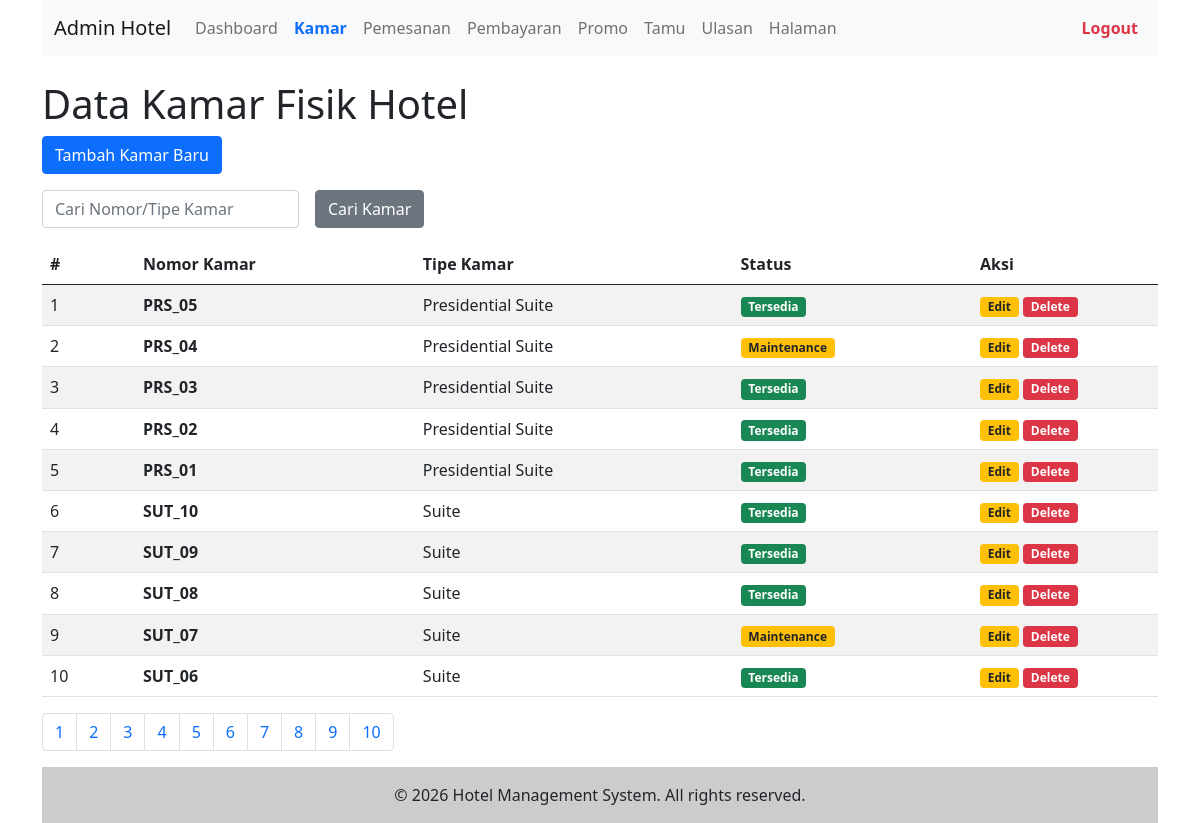
/admin/kamar.php (signed in), run on the app's committed database.
### tables this page shows
CREATE TABLE kamar (
    id_kamar INT AUTO_INCREMENT PRIMARY KEY,
    id_tipe INT NOT NULL,
    nomor_kamar VARCHAR(10) NOT NULL UNIQUE,
    status_kamar VARCHAR(20) NOT NULL DEFAULT 'Tersedia',
    FOREIGN KEY (id_tipe) REFERENCES tipe_kamar(id_tipe) ON DELETE RESTRICT
);

CREATE TABLE tipe_kamar (
    id_tipe INT AUTO_INCREMENT PRIMARY KEY,
    nama_tipe VARCHAR(50) NOT NULL,
    harga DECIMAL(12,2) NOT NULL,
    stok INT NOT NULL DEFAULT 0,
    fasilitas TEXT,
    foto VARCHAR(255) NULL  
);

### admin/kamar.php (the view, shortened to what this page needs)
<?php include("inc_header.php") ?>
<?php
$katakunci = (isset($_GET['katakunci'])) ? mysqli_real_escape_string($koneksi, $_GET['katakunci']) : "";
?>
<h1>Data Kamar Fisik Hotel</h1>
<p>
    <a href="kamar_input.php">
        <input type="button" class="btn btn-primary" value="Tambah Kamar Baru" />
    </a>
</p>
<form class="row g-3" method="get">
    <div class="col-auto">
        <input type="text" class="form-control" placeholder="Cari Nomor/Tipe Kamar" name="katakunci" value="<?php echo $katakunci ?>" />
    </div>
    <div class="col-auto">
        <input type="submit" name="cari" value="Cari Kamar" class="btn btn-secondary" />
    </div>
</form>
<table class="table table-striped mt-3">
    <thead>
        <tr>
            <th class="col-1">#</th>
            <th>Nomor Kamar</th>
            <th>Tipe Kamar</th>
            <th>Status</th>
            <th class="col-2">Aksi</th>
        </tr>
    </thead>
    <tbody>
        <?php
        $sqltambahan = "";
        $per_halaman = 10;
        $sql1   = "select kamar.*, tipe_kamar.nama_tipe from kamar left join tipe_kamar on kamar.id_tipe = tipe_kamar.id_tipe $sqltambahan";
        $page   = isset($_GET['page'])?(int)$_GET['page']:1;
        $mulai  = ($page > 1) ? ($page * $per_halaman) - $per_halaman : 0;
        $q1     = mysqli_query($koneksi,$sql1);
        $total  = mysqli_num_rows($q1);
        $pages  = ceil($total / $per_halaman);
        $nomor  = $mulai + 1;
        $sql1   = $sql1." order by kamar.id_kamar desc limit $mulai,$per_halaman";
        $q1     = mysqli_query($koneksi, $sql1);
        while ($r1 = mysqli_fetch_array($q1)) {
        ?>
            <tr>
                <td><?php echo $nomor++ ?></td>
                <td><b><?php echo $r1['nomor_kamar'] ?></b></td>
                <td><?php echo $r1['nama_tipe'] ?></td>
                <td>
                    <?php
                    if($r1['status_kamar'] == 'Tersedia'){
                        echo '<span class="badge bg-success">Tersedia</span>';
                    } elseif($r1['status_kamar'] == 'Terisi') {
                        echo '<span class="badge bg-danger">Terisi</span>';
                    } else {
                        echo '<span class="badge bg-warning text-dark">Maintenance</span>';
                    }
                    ?>
                </td>
                <td>
                    <a href="kamar_input.php?id=<?php echo $r1['id_kamar']?>" class="text-decoration-none">
                        <span class="badge bg-warning text-dark">Edit</span>
                    </a>
                    <a href="kamar.php?op=delete&id=<?php echo $r1['id_kamar'] ?>" class="text-decoration-none" onclick="return confirm('Yakin mau menghapus data kamar ini?')">
                        <span class="badge bg-danger">Delete</span>
                    </a>
                </td>
            </tr>
        <?php
        }
        ?>
    </tbody>
</table>
<nav aria-label="Page navigation example">
    <ul class="pagination">
        <?php
        $cari = isset($_GET['cari'])? $_GET['cari'] : "";
        for($i=1; $i <= $pages; $i++){
            ?>
            <li class="page-item">
                <a class="page-link" href="kamar.php?katakunci=<?php echo $katakunci?>&cari=<?php echo $cari?>&page=<?php echo $i ?>"><?php echo $i ?></a>
            </li>
            <?php
        }
        ?>
    </ul>
</nav>
<?php include("inc_footer.php") ?>

### data on the page
kamar: nomor_kamar "PRS_05", id_tipe.nama_tipe "Presidential Suite", status_kamar "Tersedia"
kamar: nomor_kamar "PRS_04", id_tipe.nama_tipe "Presidential Suite", status_kamar "Maintenance"
kamar: nomor_kamar "PRS_03", id_tipe.nama_tipe "Presidential Suite", status_kamar "Tersedia"
kamar: nomor_kamar "PRS_02", id_tipe.nama_tipe "Presidential Suite", status_kamar "Tersedia"
kamar: nomor_kamar "PRS_01", id_tipe.nama_tipe "Presidential Suite", status_kamar "Tersedia"
kamar: nomor_kamar "SUT_10", id_tipe.nama_tipe "Suite", status_kamar "Tersedia"
kamar: nomor_kamar "SUT_09", id_tipe.nama_tipe "Suite", status_kamar "Tersedia"
kamar: nomor_kamar "SUT_08", id_tipe.nama_tipe "Suite", status_kamar "Tersedia"
kamar: nomor_kamar "SUT_07", id_tipe.nama_tipe "Suite", status_kamar "Maintenance"
kamar: nomor_kamar "SUT_06", id_tipe.nama_tipe "Suite", status_kamar "Tersedia"
